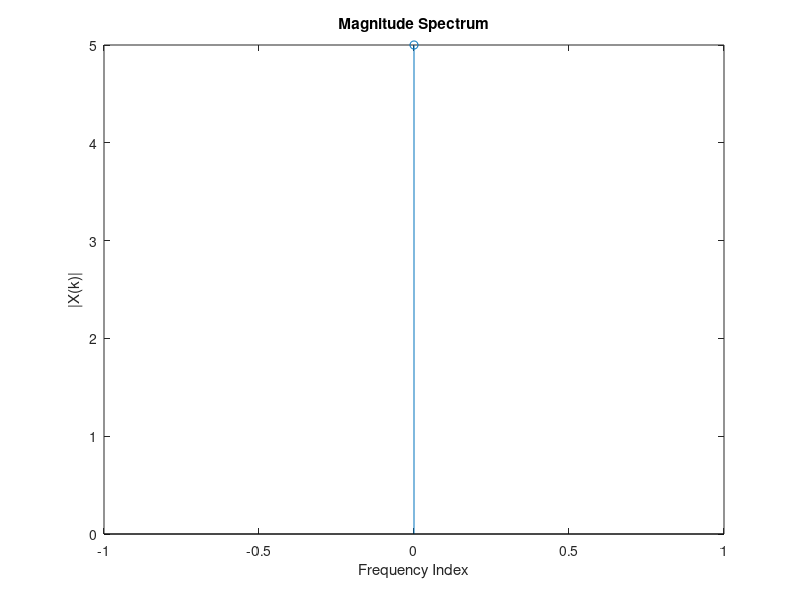

This chart was generated by the following MATLAB code:
clc; clear; close all;

x = input("Enter the Input Sequence: ");
N = length(x);
rev = bitrevorder(0:N-1) + 1;
x = x(rev);

for s = 1:log2(N)
    m = 2^s;
    h = m/2;
    Wm = exp(-1j*2*pi/m);
    for k = 1:m:N
        for j = 0:h-1
            t = Wm^j * x(k+j+h);
            u = x(k+j);
            x(k+j) = u + t;
            x(k+j+h) = u - t;
        end
    end
end

X = x;
disp(X);

figure;
stem(0:N-1, abs(X));
title('Magnitude Spectrum');
xlabel('Frequency Index');
ylabel('|X(k)|');
